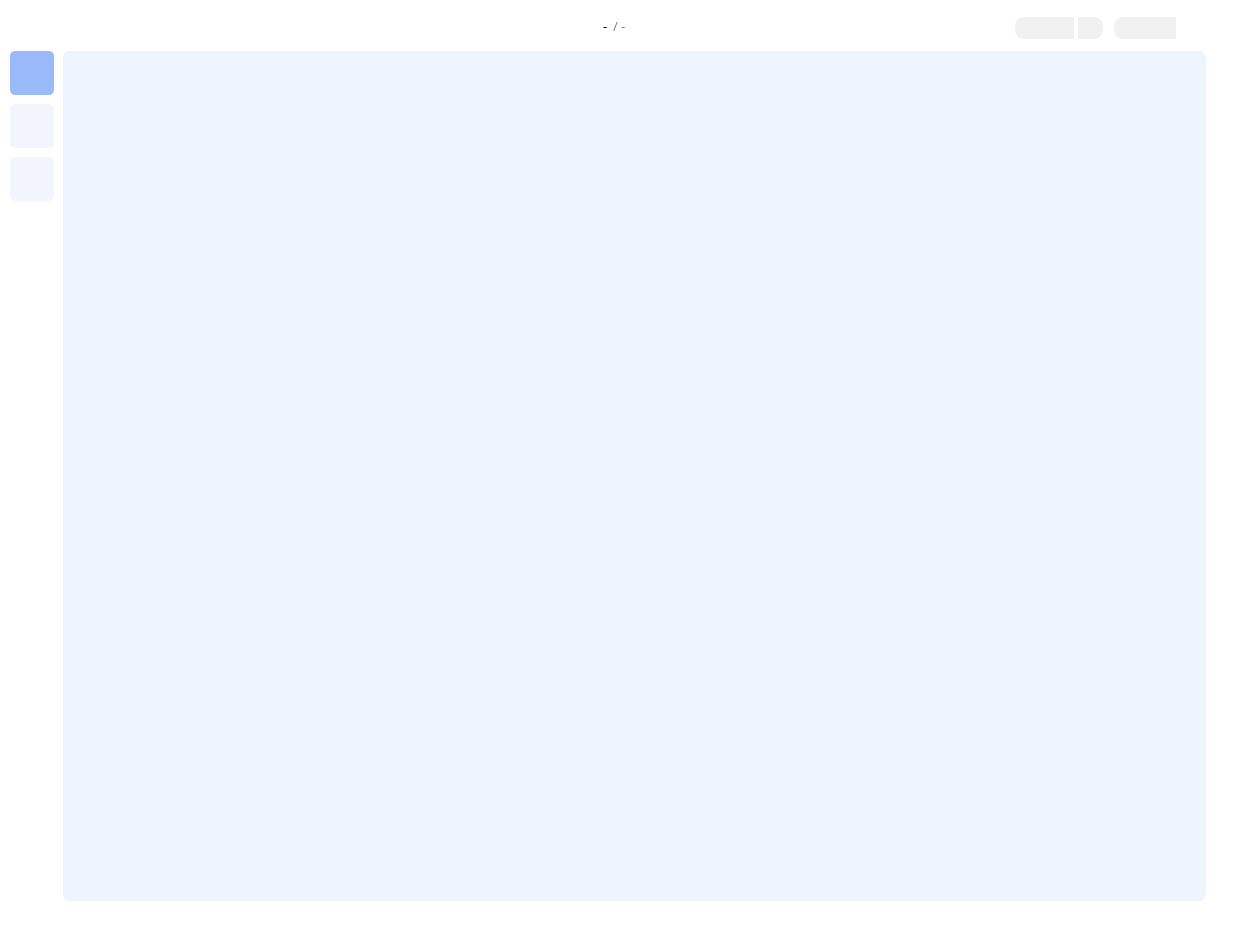
<?xml version="1.0" encoding="UTF-8"?>
<ui version="4.0">
 <class>Form</class>
 <widget class="QWidget" name="Form">
  <property name="geometry">
   <rect>
    <x>0</x>
    <y>0</y>
    <width>1244</width>
    <height>937</height>
   </rect>
  </property>
  <property name="windowTitle">
   <string>Form</string>
  </property>
  <property name="styleSheet">
   <string notr="true">background-color: rgba(0,0,0,0);</string>
  </property>
  <widget class="QFrame" name="frame_bnbox">
   <property name="geometry">
    <rect>
     <x>0</x>
     <y>0</y>
     <width>1220</width>
     <height>915</height>
    </rect>
   </property>
   <property name="autoFillBackground">
    <bool>false</bool>
   </property>
   <property name="styleSheet">
    <string notr="true">QFrame {
	border: 1px solid rgba(0,0,0, .12);
	border-radius: 7px;
	background-color: white;
}</string>
   </property>
   <property name="frameShape">
    <enum>QFrame::StyledPanel</enum>
   </property>
   <property name="frameShadow">
    <enum>QFrame::Raised</enum>
   </property>
   <widget class="QGroupBox" name="gb_main_bar">
    <property name="geometry">
     <rect>
      <x>5</x>
      <y>8</y>
      <width>121</width>
      <height>38</height>
     </rect>
    </property>
    <property name="styleSheet">
     <string notr="true">border: none;</string>
    </property>
    <property name="title">
     <string/>
    </property>
    <widget class="QPushButton" name="pb_leave">
     <property name="geometry">
      <rect>
       <x>5</x>
       <y>4</y>
       <width>30</width>
       <height>30</height>
      </rect>
     </property>
     <property name="sizePolicy">
      <sizepolicy hsizetype="Minimum" vsizetype="Minimum">
       <horstretch>0</horstretch>
       <verstretch>0</verstretch>
      </sizepolicy>
     </property>
     <property name="styleSheet">
      <string notr="true">QPushButton {
	background-color: transparent;
	border: none;
}

QPushButton:pressed {
	outline: 0;
}

</string>
     </property>
     <property name="text">
      <string/>
     </property>
     <property name="icon">
      <iconset>
       <normaloff>../GUIImg/exit.png</normaloff>../GUIImg/exit.png</iconset>
     </property>
     <property name="iconSize">
      <size>
       <width>20</width>
       <height>20</height>
      </size>
     </property>
    </widget>
    <widget class="QPushButton" name="pb_repeat">
     <property name="enabled">
      <bool>true</bool>
     </property>
     <property name="geometry">
      <rect>
       <x>31</x>
       <y>5</y>
       <width>30</width>
       <height>30</height>
      </rect>
     </property>
     <property name="styleSheet">
      <string notr="true">QPushButton {
	background-color: rgba(0,0,0,0);
	border: none;
}
QPushButton:pressed {
	margin: 1 1 1 1;
	outline: 0;
}</string>
     </property>
     <property name="text">
      <string/>
     </property>
     <property name="icon">
      <iconset>
       <normaloff>../GUIImg/pb-repeat.png</normaloff>../GUIImg/pb-repeat.png</iconset>
     </property>
     <property name="iconSize">
      <size>
       <width>19</width>
       <height>19</height>
      </size>
     </property>
    </widget>
    <widget class="QPushButton" name="pb_openfile">
     <property name="enabled">
      <bool>true</bool>
     </property>
     <property name="geometry">
      <rect>
       <x>57</x>
       <y>4</y>
       <width>30</width>
       <height>30</height>
      </rect>
     </property>
     <property name="font">
      <font>
       <family>Tw Cen MT Condensed</family>
       <pointsize>12</pointsize>
      </font>
     </property>
     <property name="cursor">
      <cursorShape>PointingHandCursor</cursorShape>
     </property>
     <property name="styleSheet">
      <string notr="true">QPushButton {
	background-color: rgba(0,0,0,0);
	border: none;
}
QPushButton:pressed{
	margin: 1 1 1 1;
	outline: 0;
}</string>
     </property>
     <property name="text">
      <string/>
     </property>
     <property name="icon">
      <iconset>
       <normaloff>../GUIImg/pb-computer-folder.png</normaloff>../GUIImg/pb-computer-folder.png</iconset>
     </property>
     <property name="iconSize">
      <size>
       <width>20</width>
       <height>20</height>
      </size>
     </property>
    </widget>
    <widget class="QPushButton" name="pb_save">
     <property name="enabled">
      <bool>false</bool>
     </property>
     <property name="geometry">
      <rect>
       <x>87</x>
       <y>4</y>
       <width>30</width>
       <height>30</height>
      </rect>
     </property>
     <property name="font">
      <font>
       <family>Tw Cen MT Condensed</family>
       <pointsize>12</pointsize>
      </font>
     </property>
     <property name="styleSheet">
      <string notr="true">QPushButton {
	background-color: rgba(0,0,0,0);
	border: none;
}
QPushButton:pressed{
	margin: 1 1 1 1;
	outline: 0;
}
</string>
     </property>
     <property name="text">
      <string/>
     </property>
     <property name="icon">
      <iconset>
       <normaloff>../GUIImg/pb-save.png</normaloff>../GUIImg/pb-save.png</iconset>
     </property>
     <property name="iconSize">
      <size>
       <width>21</width>
       <height>21</height>
      </size>
     </property>
    </widget>
   </widget>
   <widget class="QPushButton" name="pb_crop_mode">
    <property name="geometry">
     <rect>
      <x>10</x>
      <y>104</y>
      <width>44</width>
      <height>44</height>
     </rect>
    </property>
    <property name="styleSheet">
     <string notr="true">QPushButton {
	border: None;
	border-radius: 5px;
	background-color: #F2F5FB;
}
QPushButton:pressed{
	margin: 1 1 1 1;
	outline: 0;
}</string>
    </property>
    <property name="text">
     <string/>
    </property>
    <property name="icon">
     <iconset>
      <normaloff>../GUIImg/bnbox.png</normaloff>../GUIImg/bnbox.png</iconset>
    </property>
    <property name="iconSize">
     <size>
      <width>25</width>
      <height>25</height>
     </size>
    </property>
   </widget>
   <widget class="QPushButton" name="pb_segment_mode">
    <property name="geometry">
     <rect>
      <x>10</x>
      <y>157</y>
      <width>44</width>
      <height>44</height>
     </rect>
    </property>
    <property name="styleSheet">
     <string notr="true">QPushButton {
	border: none;
	border-radius: 5px;
	background-color: #F2F5FB;
}
QPushButton:pressed{
	margin: 1 1 1 1;
	outline: 0;
}</string>
    </property>
    <property name="text">
     <string/>
    </property>
    <property name="icon">
     <iconset>
      <normaloff>../GUIImg/segment.png</normaloff>../GUIImg/segment.png</iconset>
    </property>
    <property name="iconSize">
     <size>
      <width>25</width>
      <height>25</height>
     </size>
    </property>
   </widget>
   <widget class="QPushButton" name="pb_bnbox_mode">
    <property name="enabled">
     <bool>true</bool>
    </property>
    <property name="geometry">
     <rect>
      <x>10</x>
      <y>51</y>
      <width>44</width>
      <height>44</height>
     </rect>
    </property>
    <property name="styleSheet">
     <string notr="true">QPushButton {
	border: none;
	border-radius: 5px;
	background-color: #9ABAFA;
}
QPushButton:pressed{
	margin: 1 1 1 1;
	outline: 0;
}</string>
    </property>
    <property name="text">
     <string/>
    </property>
    <property name="icon">
     <iconset>
      <normaloff>../GUIImg/box.png</normaloff>../GUIImg/box.png</iconset>
    </property>
    <property name="iconSize">
     <size>
      <width>27</width>
      <height>27</height>
     </size>
    </property>
   </widget>
   <widget class="QStackedWidget" name="sw_top_widget">
    <property name="geometry">
     <rect>
      <x>135</x>
      <y>6</y>
      <width>1081</width>
      <height>44</height>
     </rect>
    </property>
    <property name="styleSheet">
     <string notr="true">QStackedWidget {
	border: none;
}</string>
    </property>
    <property name="currentIndex">
     <number>0</number>
    </property>
    <widget class="QWidget" name="page_bnbox_top">
     <widget class="QPushButton" name="pb_next_frame">
      <property name="enabled">
       <bool>false</bool>
      </property>
      <property name="geometry">
       <rect>
        <x>506</x>
        <y>5</y>
        <width>30</width>
        <height>30</height>
       </rect>
      </property>
      <property name="font">
       <font>
        <family>Tw Cen MT Condensed</family>
        <pointsize>12</pointsize>
       </font>
      </property>
      <property name="cursor">
       <cursorShape>PointingHandCursor</cursorShape>
      </property>
      <property name="styleSheet">
       <string notr="true">QPushButton {
	background-color: rgba(0,0,0,0);
	border: none;
}
QPushButton:pressed{
	margin: 1 1 1 1;
	outline: 0;
}</string>
      </property>
      <property name="text">
       <string/>
      </property>
      <property name="icon">
       <iconset>
        <normaloff>../GUIImg/pb-arrow-right.png</normaloff>../GUIImg/pb-arrow-right.png</iconset>
      </property>
      <property name="iconSize">
       <size>
        <width>12</width>
        <height>12</height>
       </size>
      </property>
     </widget>
     <widget class="QPushButton" name="pb_prev_frame">
      <property name="enabled">
       <bool>false</bool>
      </property>
      <property name="geometry">
       <rect>
        <x>426</x>
        <y>5</y>
        <width>30</width>
        <height>30</height>
       </rect>
      </property>
      <property name="font">
       <font>
        <family>Tw Cen MT Condensed</family>
        <pointsize>12</pointsize>
       </font>
      </property>
      <property name="cursor">
       <cursorShape>PointingHandCursor</cursorShape>
      </property>
      <property name="styleSheet">
       <string notr="true">QPushButton {
	background-color: rgba(0,0,0,0);
	border: none;
}
QPushButton:pressed{
	margin: 1 1 1 1;
	outline: 0;
}</string>
      </property>
      <property name="text">
       <string/>
      </property>
      <property name="icon">
       <iconset>
        <normaloff>../GUIImg/pb-arrow-left.png</normaloff>../GUIImg/pb-arrow-left.png</iconset>
      </property>
      <property name="iconSize">
       <size>
        <width>12</width>
        <height>12</height>
       </size>
      </property>
     </widget>
     <widget class="QLineEdit" name="le_total_frame">
      <property name="enabled">
       <bool>false</bool>
      </property>
      <property name="geometry">
       <rect>
        <x>476</x>
        <y>5</y>
        <width>40</width>
        <height>30</height>
       </rect>
      </property>
      <property name="font">
       <font>
        <family>Tw Cen MT</family>
        <pointsize>10</pointsize>
       </font>
      </property>
      <property name="styleSheet">
       <string notr="true">color: #838383;
background-color: rgba(0,0,0,0);
border: none;
padding-bottom: 1px;
</string>
      </property>
      <property name="text">
       <string>/ -</string>
      </property>
      <property name="alignment">
       <set>Qt::AlignLeading|Qt::AlignLeft|Qt::AlignVCenter</set>
      </property>
     </widget>
     <widget class="QLineEdit" name="le_current_frame">
      <property name="enabled">
       <bool>false</bool>
      </property>
      <property name="geometry">
       <rect>
        <x>440</x>
        <y>5</y>
        <width>40</width>
        <height>30</height>
       </rect>
      </property>
      <property name="font">
       <font>
        <family>Tw Cen MT</family>
        <pointsize>10</pointsize>
       </font>
      </property>
      <property name="styleSheet">
       <string notr="true">color: black;
border-radius: 10px;
background-color: rgba(0,0,0,0);
padding-bottom: 1px;
</string>
      </property>
      <property name="text">
       <string>- </string>
      </property>
      <property name="alignment">
       <set>Qt::AlignRight|Qt::AlignTrailing|Qt::AlignVCenter</set>
      </property>
     </widget>
     <widget class="QComboBox" name="cb_label">
      <property name="enabled">
       <bool>false</bool>
      </property>
      <property name="geometry">
       <rect>
        <x>879</x>
        <y>10</y>
        <width>90</width>
        <height>24</height>
       </rect>
      </property>
      <property name="font">
       <font>
        <family>Tw Cen MT Condensed</family>
        <pointsize>12</pointsize>
       </font>
      </property>
      <property name="styleSheet">
       <string notr="true">QComboBox{
	border: 1px solid #FFFFFF;
	background-color: #F1F1F1;
	border-radius: 10px;
	padding-left: 9px;
	padding-bottom: 1px;
}


QComboBox::drop-down {
    subcontrol-origin: padding;
    subcontrol-position: top right;
    width: 25px;
 
    border-left-width: 4px;
    border-left-color: #FFFFFF;
    border-left-style: solid; /* just a single line */
    border-top-right-radius: 3px; /* same radius as the QComboBox */
    border-bottom-right-radius: 3px;
	outline: 0;
}

QComboBox::down-arrow {
    image: url(./GUIImg/down-arrow.png);
	width: 10px;
	height: 10px;
}</string>
      </property>
      <property name="currentText">
       <string/>
      </property>
      <property name="maxVisibleItems">
       <number>5</number>
      </property>
     </widget>
     <widget class="QLineEdit" name="le_new_class">
      <property name="enabled">
       <bool>false</bool>
      </property>
      <property name="geometry">
       <rect>
        <x>978</x>
        <y>10</y>
        <width>64</width>
        <height>24</height>
       </rect>
      </property>
      <property name="font">
       <font>
        <family>Tw Cen MT Condensed</family>
        <pointsize>12</pointsize>
       </font>
      </property>
      <property name="styleSheet">
       <string notr="true">color: black;
border: 1px solid #FFFFFF;
border-top-left-radius: 10px;
border-bottom-left-radius: 10px;
background-color: #F1F1F1;
padding-bottom: 1px;
padding-left: 6px;
</string>
      </property>
      <property name="text">
       <string/>
      </property>
      <property name="alignment">
       <set>Qt::AlignLeading|Qt::AlignLeft|Qt::AlignVCenter</set>
      </property>
     </widget>
     <widget class="QPushButton" name="pb_add_class">
      <property name="enabled">
       <bool>true</bool>
      </property>
      <property name="geometry">
       <rect>
        <x>1044</x>
        <y>7</y>
        <width>30</width>
        <height>30</height>
       </rect>
      </property>
      <property name="font">
       <font>
        <family>Tw Cen MT Condensed</family>
        <pointsize>12</pointsize>
       </font>
      </property>
      <property name="cursor">
       <cursorShape>PointingHandCursor</cursorShape>
      </property>
      <property name="styleSheet">
       <string notr="true">QPushButton {
	background-color: transparent;
	border: none;
}
QPushButton:pressed{
	margin: 1 1 1 1;
	outline: 0;
}</string>
      </property>
      <property name="text">
       <string/>
      </property>
      <property name="icon">
       <iconset>
        <normaloff>../GUIImg/plus-symbol-in-a-rounded-black-square.png</normaloff>../GUIImg/plus-symbol-in-a-rounded-black-square.png</iconset>
      </property>
      <property name="iconSize">
       <size>
        <width>22</width>
        <height>22</height>
       </size>
      </property>
     </widget>
    </widget>
    <widget class="QWidget" name="page_crop_top">
     <widget class="QLineEdit" name="le_width">
      <property name="geometry">
       <rect>
        <x>429</x>
        <y>10</y>
        <width>58</width>
        <height>24</height>
       </rect>
      </property>
      <property name="font">
       <font>
        <family>Tw Cen MT</family>
        <pointsize>10</pointsize>
       </font>
      </property>
      <property name="styleSheet">
       <string notr="true">border: 1px solid white;
border-radius: 10px;
background-color: #F1F1F1;
padding-bottom: 1px;
</string>
      </property>
      <property name="text">
       <string/>
      </property>
      <property name="alignment">
       <set>Qt::AlignCenter</set>
      </property>
      <property name="placeholderText">
       <string/>
      </property>
     </widget>
     <widget class="QLineEdit" name="le_crop_info">
      <property name="enabled">
       <bool>true</bool>
      </property>
      <property name="geometry">
       <rect>
        <x>740</x>
        <y>10</y>
        <width>332</width>
        <height>24</height>
       </rect>
      </property>
      <property name="font">
       <font>
        <family>Tw Cen MT Condensed</family>
        <pointsize>11</pointsize>
       </font>
      </property>
      <property name="styleSheet">
       <string notr="true">QLineEdit {
	border: 1px solid transparent;
	background-color: transparent;
	border-radius: 10px;
	padding-left: 9px;
	padding-bottom: 1px;
}</string>
      </property>
      <property name="text">
       <string/>
      </property>
      <property name="alignment">
       <set>Qt::AlignCenter</set>
      </property>
     </widget>
     <widget class="QLineEdit" name="le_height">
      <property name="geometry">
       <rect>
        <x>497</x>
        <y>10</y>
        <width>58</width>
        <height>24</height>
       </rect>
      </property>
      <property name="font">
       <font>
        <family>Tw Cen MT</family>
        <pointsize>10</pointsize>
       </font>
      </property>
      <property name="styleSheet">
       <string notr="true">border: 1px solid #FFFFFF;
border-radius: 10px;
background-color: #F1F1F1;
padding-bottom: 1px;
</string>
      </property>
      <property name="text">
       <string/>
      </property>
      <property name="alignment">
       <set>Qt::AlignCenter</set>
      </property>
     </widget>
     <widget class="QComboBox" name="cb_angle">
      <property name="geometry">
       <rect>
        <x>565</x>
        <y>10</y>
        <width>163</width>
        <height>24</height>
       </rect>
      </property>
      <property name="font">
       <font>
        <family>Tw Cen MT Condensed</family>
        <pointsize>11</pointsize>
       </font>
      </property>
      <property name="styleSheet">
       <string notr="true">QComboBox{
	border: 1px solid #FFFFFF;
	background-color: #F1F1F1;
	border-radius: 10px;
	padding-left: 9px;
	padding-bottom: 1px;
}


QComboBox::drop-down {
    subcontrol-origin: padding;
    subcontrol-position: top right;
    width: 25px;
 
    border-left-width: 4px;
    border-left-color: #FFFFFF;
    border-left-style: solid; /* just a single line */
    border-top-right-radius: 3px; /* same radius as the QComboBox */
    border-bottom-right-radius: 3px;
}

QComboBox::down-arrow {
    image: url(./GUIImg/downarrow.png);
	width: 10px;
	height: 10px;
}</string>
      </property>
      <property name="currentText">
       <string/>
      </property>
     </widget>
     <widget class="QProgressBar" name="progressBar_extract">
      <property name="geometry">
       <rect>
        <x>740</x>
        <y>11</y>
        <width>332</width>
        <height>23</height>
       </rect>
      </property>
      <property name="font">
       <font>
        <family>Tw Cen MT Condensed</family>
        <pointsize>11</pointsize>
       </font>
      </property>
      <property name="styleSheet">
       <string notr="true">QProgressBar {
	border: 1px solid #FFFFFF;
	background-color: #F1F1F1;
	border-radius: 10px;
}
QProgressBar::chunk {
	background-color: #05B8CC;
	border-radius: 10px;
}   </string>
      </property>
      <property name="value">
       <number>0</number>
      </property>
      <property name="alignment">
       <set>Qt::AlignCenter</set>
      </property>
      <property name="textVisible">
       <bool>false</bool>
      </property>
     </widget>
     <zorder>le_width</zorder>
     <zorder>le_height</zorder>
     <zorder>cb_angle</zorder>
     <zorder>progressBar_extract</zorder>
     <zorder>le_crop_info</zorder>
    </widget>
   </widget>
   <widget class="QStackedWidget" name="sw_canvas">
    <property name="geometry">
     <rect>
      <x>63</x>
      <y>51</y>
      <width>1143</width>
      <height>850</height>
     </rect>
    </property>
    <property name="styleSheet">
     <string notr="true">QStackedWidget {
	border: none;
}</string>
    </property>
    <property name="currentIndex">
     <number>0</number>
    </property>
    <widget class="QWidget" name="page_bnbox_cv">
     <widget class="QGraphicsView" name="canvas_bnbox">
      <property name="geometry">
       <rect>
        <x>0</x>
        <y>0</y>
        <width>1143</width>
        <height>850</height>
       </rect>
      </property>
      <property name="font">
       <font>
        <family>Agency FB</family>
       </font>
      </property>
      <property name="cursor" stdset="0">
       <cursorShape>ArrowCursor</cursorShape>
      </property>
      <property name="mouseTracking">
       <bool>true</bool>
      </property>
      <property name="styleSheet">
       <string notr="true">background-color: #EDF3FF;
border: none;</string>
      </property>
      <property name="frameShape">
       <enum>QFrame::StyledPanel</enum>
      </property>
      <property name="verticalScrollBarPolicy">
       <enum>Qt::ScrollBarAlwaysOff</enum>
      </property>
      <property name="horizontalScrollBarPolicy">
       <enum>Qt::ScrollBarAlwaysOff</enum>
      </property>
      <property name="interactive">
       <bool>false</bool>
      </property>
      <property name="dragMode">
       <enum>QGraphicsView::ScrollHandDrag</enum>
      </property>
      <property name="transformationAnchor">
       <enum>QGraphicsView::AnchorUnderMouse</enum>
      </property>
      <property name="resizeAnchor">
       <enum>QGraphicsView::AnchorUnderMouse</enum>
      </property>
     </widget>
    </widget>
    <widget class="QWidget" name="page_crop_cv">
     <widget class="QGraphicsView" name="canvas_crop">
      <property name="geometry">
       <rect>
        <x>0</x>
        <y>0</y>
        <width>1143</width>
        <height>850</height>
       </rect>
      </property>
      <property name="font">
       <font>
        <family>Agency FB</family>
       </font>
      </property>
      <property name="cursor" stdset="0">
       <cursorShape>ArrowCursor</cursorShape>
      </property>
      <property name="mouseTracking">
       <bool>true</bool>
      </property>
      <property name="styleSheet">
       <string notr="true">background-color: #EDF3FF;
border: none;</string>
      </property>
      <property name="frameShape">
       <enum>QFrame::StyledPanel</enum>
      </property>
      <property name="verticalScrollBarPolicy">
       <enum>Qt::ScrollBarAlwaysOff</enum>
      </property>
      <property name="horizontalScrollBarPolicy">
       <enum>Qt::ScrollBarAlwaysOff</enum>
      </property>
      <property name="interactive">
       <bool>false</bool>
      </property>
      <property name="dragMode">
       <enum>QGraphicsView::ScrollHandDrag</enum>
      </property>
      <property name="transformationAnchor">
       <enum>QGraphicsView::AnchorUnderMouse</enum>
      </property>
      <property name="resizeAnchor">
       <enum>QGraphicsView::AnchorUnderMouse</enum>
      </property>
     </widget>
    </widget>
   </widget>
  </widget>
 </widget>
 <resources/>
 <connections/>
</ui>
